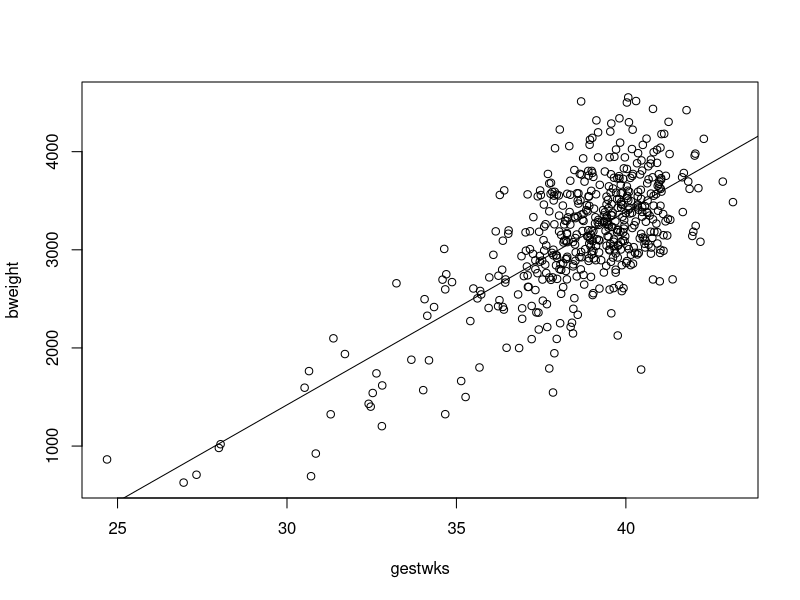
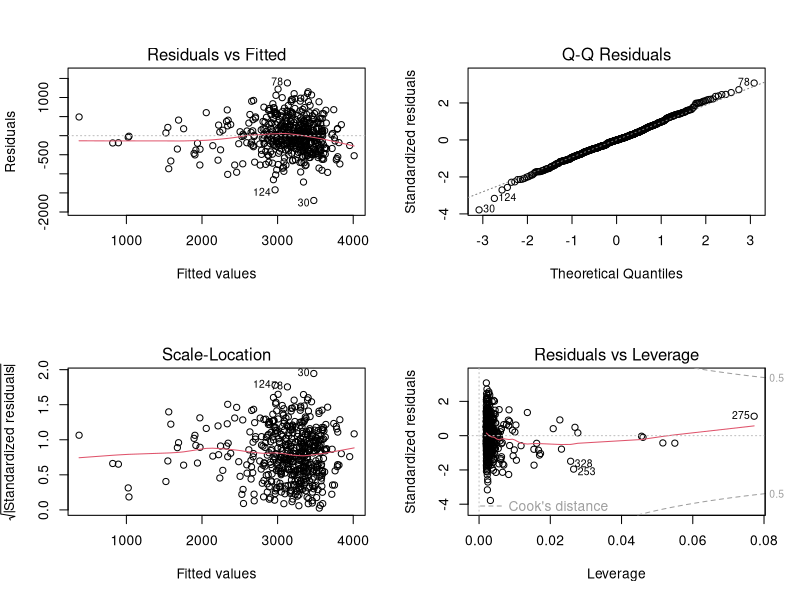
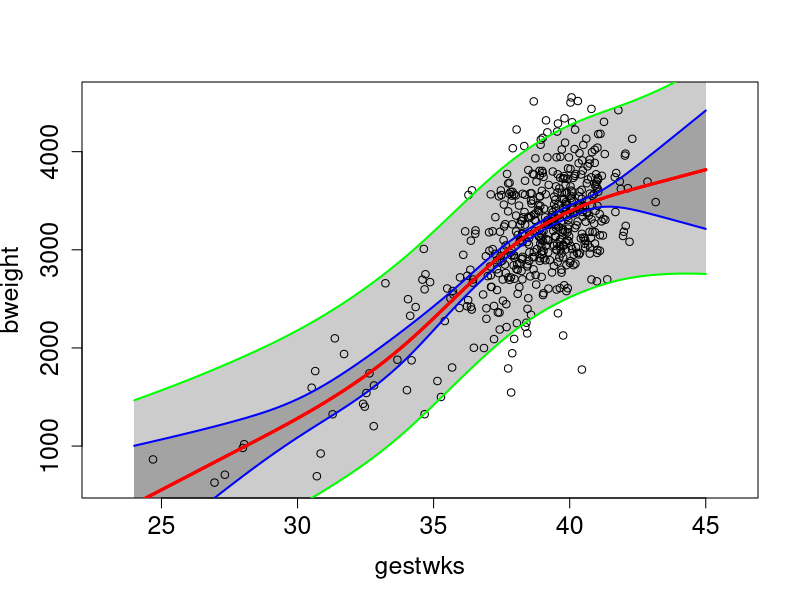
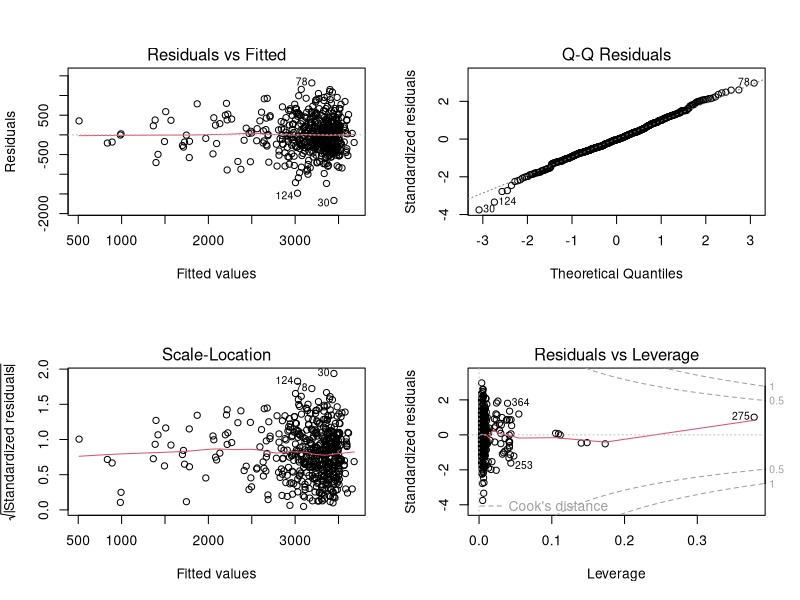
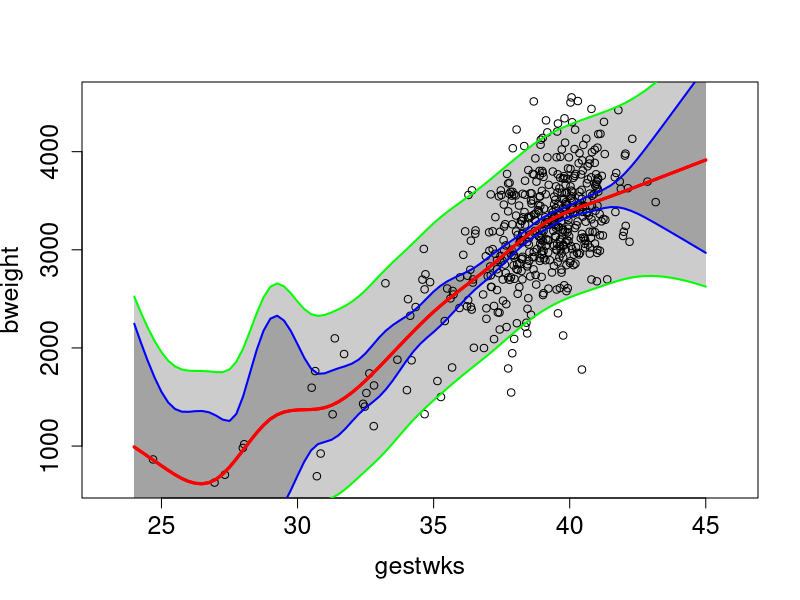
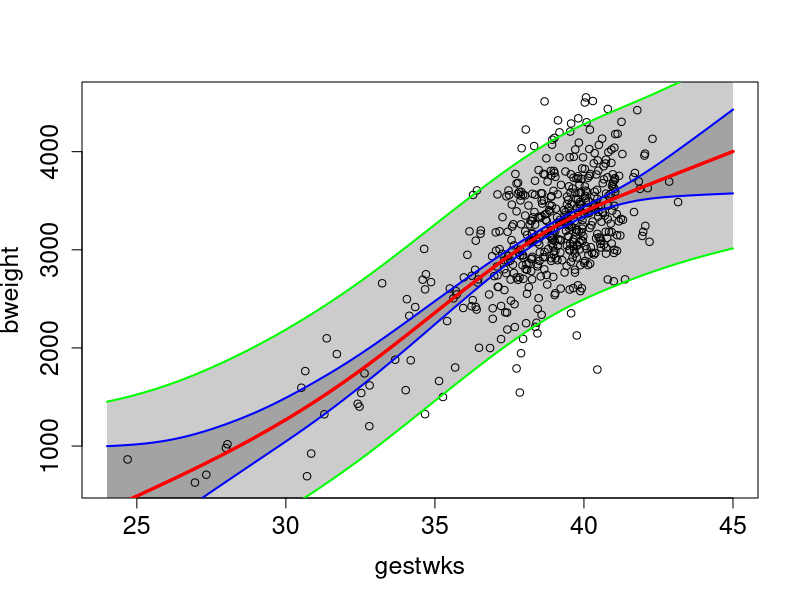
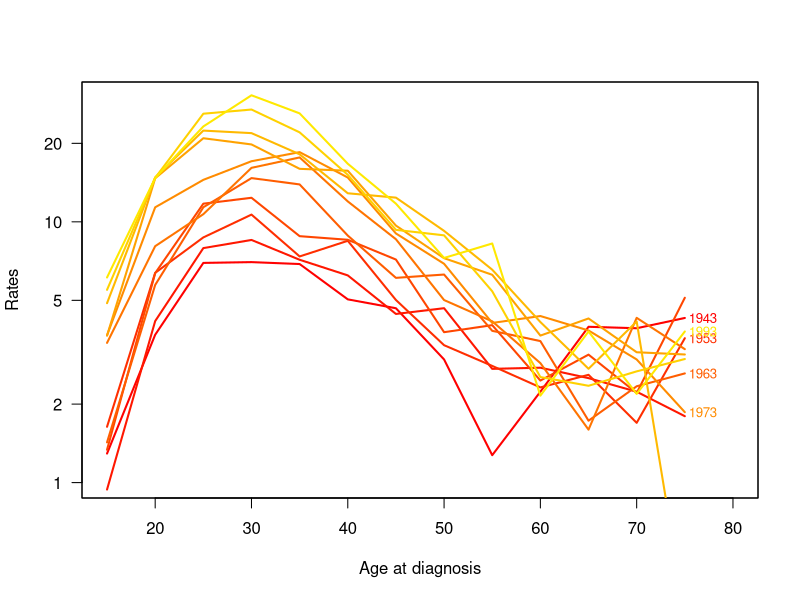
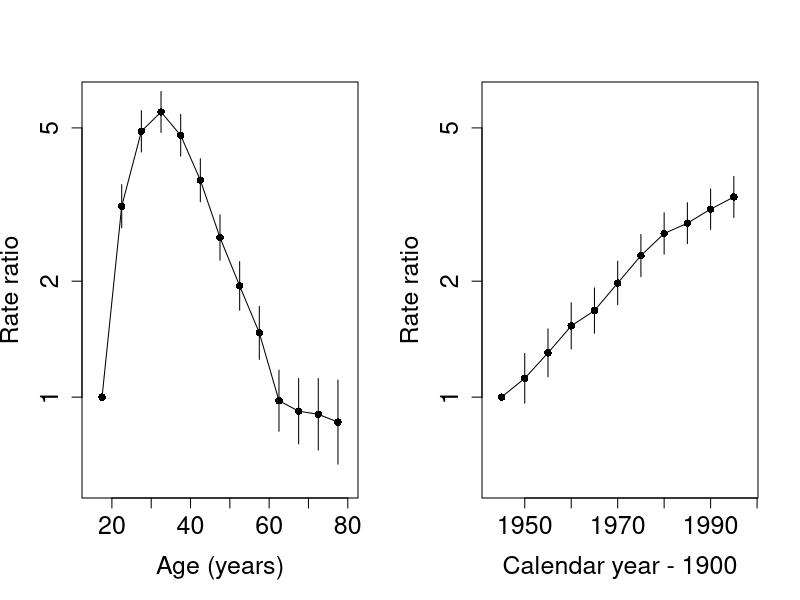

Reproduce these figures in R, in order.
### R code from vignette source '/home/travis/build/SPE-R/SPE/build/cont-eff-s.rnw'

###################################################
### code chunk number 1: cont-eff-s.rnw:3-6
###################################################
options( width=90,
         SweaveHooks=list( fig=function()
         par(mar=c(3,3,1,1),mgp=c(3,1,0)/1.6,las=1,bty="n") ) )


###################################################
### code chunk number 2: data-births
###################################################
library(Epi)
data(births)
par(mfrow=c(1,1))
with(births, plot(gestwks, bweight))
mlin <- lm( bweight ~ gestwks, data = births )
abline( mlin )


###################################################
### code chunk number 3: diag-lin
###################################################
par( mfrow=c(2,2) )
plot( mlin )


###################################################
### code chunk number 4: bweight-gestwks-Ns5
###################################################
library(splines)
mNs5 <- lm( bweight ~ Ns( gestwks, knots = c(28,34,38,40,43)), 
            data = births )
round( ci.exp( mNs5, Exp=FALSE ), 1)


###################################################
### code chunk number 5: plotFitPredInt
###################################################
plotFitPredInt <- function( xval, fit, pred, ...)
{
    matshade( xval, fit,  lwd=2, alpha=0.2)
    matshade( xval, pred, lwd=2, alpha=0.2)
    matlines( xval, fit,  lty=1, lwd=c(3,2,2), col=c("red","blue","blue") )
    matlines( xval, pred, lty=1, lwd=c(3,2,2), col=c("red","green","green") )
}


###################################################
### code chunk number 6: Ns5-pred
###################################################
nd <- data.frame(gestwks = seq(24, 45, by = 0.25) ) 
fit.Ns5 <- predict( mNs5, newdata=nd, interval="conf" )
pred.Ns5 <- predict( mNs5, newdata=nd, interval="pred" )
par(mfrow=c(1,1))
with( births, plot(bweight ~ gestwks, xlim=c(23, 46), 
                   cex.axis=1.5, cex.lab=1.5 ) )
plotFitPredInt(xval=nd$gestwks, fit=fit.Ns5, pred=pred.Ns5)


###################################################
### code chunk number 7: cubic-diag
###################################################
par(mfrow=c(2,2))
plot(mNs5)


###################################################
### code chunk number 8: bweigth-gestwks-Ns10
###################################################
mNs10 <- lm( bweight ~ Ns( gestwks, 
        knots = seq(25, 43, by = 2)), data = births)
round(ci.lin(mNs10)[ , c(1,5,6)], 1)
fit.Ns10 <- predict( mNs10, newdata=nd, interval="conf" )
pred.Ns10 <- predict( mNs10, newdata=nd, interval="pred" )
par(mfrow=c(1,1))
with( births, plot( bweight ~ gestwks, xlim = c(23, 46), 
                    cex.axis= 1.5, cex.lab = 1.5 )  )
plotFitPredInt( nd$gestwks, fit.Ns10, pred.Ns10)


###################################################
### code chunk number 9: bweight-gestwks-mPs
###################################################
library(mgcv)
mPs <- gam( bweight ~ s(gestwks), data = births)		
summary(mPs)	


###################################################
### code chunk number 10: mPs-sig2
###################################################
mPs$sig2
sqrt(mPs$sig2)


###################################################
### code chunk number 11: bweight-gestwks-mPs-plot
###################################################
pr.Ps <- predict( mPs, newdata=nd, se.fit=TRUE )
str(pr.Ps) # with se.fit=TRUE, only two columns: fitted value and its SE
fit.Ps <- cbind(pr.Ps$fit, 
                pr.Ps$fit - 2*pr.Ps$se.fit, 
                pr.Ps$fit + 2*pr.Ps$se.fit)
pred.Ps <- cbind(pr.Ps$fit,  # must add residual variance to se.fit^2
                 pr.Ps$fit - 2*sqrt( pr.Ps$se.fit^2 + mPs$sig2), 
                 pr.Ps$fit + 2*sqrt( pr.Ps$se.fit^2 + mPs$sig2))
par(mfrow=c(1,1))
with(births, plot(bweight ~ gestwks, xlim=c(24, 45), 
                  cex.axis=1.5, cex.lab=1.5) )
plotFitPredInt(nd$gestwks, fit.Ps, pred.Ps)


###################################################
### code chunk number 12: data-input
###################################################
 library( Epi )
   data( testisDK )
    str( testisDK )
summary( testisDK )
   head( testisDK )


###################################################
### code chunk number 13: housekeeping
###################################################
tdk <- subset(testisDK, A > 14 & A < 80)
tdk$Age <- cut(tdk$A, br = 5*(3:16), include.lowest=TRUE, right=FALSE)
   nAge <- length(levels(tdk$Age))
tdk$Per <- cut(tdk$P, br = seq(1943,1998,by=5), 
               include.lowest=TRUE, right=FALSE)
   nPer <- length(levels(tdk$Per))


###################################################
### code chunk number 14: tabulation
###################################################
tab <- stat.table(  index = list(Age, Per),
                 contents = list(D = sum(D), 
                                 Y = sum(Y/1000),
                              rate = ratio(D, Y, 10^5) ),
                  margins = TRUE, 
                     data = tdk ) 
print(tab, digits=c(sum=0, ratio=1))	


###################################################
### code chunk number 15: plot-rates
###################################################
str(tab)
par(mfrow=c(1,1))
rateplot( rates=tab[3, 1:nAge, 1:nPer], which="ap", ylim=c(1,30), 
           age=seq(15, 75, 5), per=seq(1943, 1993, 5), 
           col=heat.colors(16), ann=TRUE )


###################################################
### code chunk number 16: mCat
###################################################
tdk$Y <- tdk$Y/100000
mCat <- glm( cbind(D,Y) ~ Age + Per, 
             family=poisreg(link=log), data= tdk )
round( ci.exp( mCat ), 2)


###################################################
### code chunk number 17: mCat-est
###################################################
aMid <- seq(17.5, 77.5, by = 5)
pMid <- seq(1945, 1995, by = 5)
par(mfrow=c(1,2))
plot( c(15,80), c(0.6, 6), type="n", log="y", 
      cex.lab = 1.5, cex.axis = 1.5, 
   xlab = "Age (years)", ylab = "Rate ratio") 
lines( aMid,  c( 1, ci.exp(mCat)[2:13, 1] ), type = "o", pch = 16 )
segments( aMid[-1],  ci.exp(mCat)[2:13, 2], 
          aMid[-1], ci.exp(mCat)[2:13, 3] ) 
plot( c(1943,1998), c(0.6, 6), type="n", log="y", 
      cex.lab = 1.5, cex.axis = 1.5, 
   xlab = "Calendar year - 1900", ylab = "Rate ratio") 
lines( pMid,c( 1, ci.exp(mCat)[14:23, 1] ), type = 'o', pch = 16 )
segments( pMid[-1],  ci.exp(mCat)[14:23, 2], 
          pMid[-1],  ci.exp(mCat)[14:23, 3] ) 


###################################################
### code chunk number 18: mCat2-new-ref
###################################################
tdk$Per70 <- Relevel(tdk$Per, ref = 6)
mCat2 <- glm( cbind(D,Y) ~ -1 + Age +Per70, 
              family=poisreg(link=log), data= tdk )
round( ci.exp( mCat2 ), 2)


###################################################
### code chunk number 19: mCat2-plot
###################################################
par(mfrow=c(1,2))
plot( c(15,80), c(2, 20), type="n", log="y", cex.lab = 1.5, cex.axis = 1.5, 
   xlab = "Age (years)", ylab = "Incidence rate (per 100000 y)") 
lines( aMid,  c(ci.exp(mCat2)[1:13, 1] ), type = "o", pch = 16) 
plot( c(1943,1998), c(0.4, 2), type="n", log="y", 
      cex.lab = 1.5, cex.axis = 1.5, 
   xlab = "Calendar year", ylab = "Rate ratio") 
lines( pMid, c(ci.exp(mCat2)[14:18, 1], 1, ci.exp(mCat2)[19:23, 1]),  
   type = "o", pch = 16 )
abline(h=1, col="gray")


###################################################
### code chunk number 20: mPen
###################################################
library(mgcv)
mPen <- gam( cbind(D, Y) ~ s(A) + s(P),  
           family = poisreg(link=log), data = tdk)
summary(mPen)					


###################################################
### code chunk number 21: mPen-plot
###################################################
par(mfrow=c(1,2))
plot(mPen, seWithMean=TRUE)


###################################################
### code chunk number 22: mPen-check
###################################################
par(mfrow=c(2,2))
gam.check(mPen)					


###################################################
### code chunk number 23: mPen2
###################################################
mPen2 <- gam( cbind(D,Y) ~ s(A, k=20) + s(P),  
           family = poisreg(link=log), data = tdk)
summary(mPen2)
par(mfrow=c(2,2))
gam.check(mPen2)					


###################################################
### code chunk number 24: mPen2-plot
###################################################
par( mfrow=c(1,2) )
plot( mPen2, seWithMean=TRUE )
abline( v=1968, h=0, lty=3 )


###################################################
### code chunk number 25: mPen2-newplot
###################################################
par( mfrow=c(1,2) )
icpt <- coef(mPen2)[1]  #  estimated intecept
plot( mPen2, seWithMean=TRUE, select=1, rug=FALSE,       
      yaxt="n", ylim= c(log(1),log(20)) - icpt, 
      xlab="Age (y)", ylab="Mean rate (/100000 y)" )
axis(2, at = log( c(1, 2, 5, 10, 20)) - icpt, labels=c(1, 2, 5, 10, 20) )
plot( mPen2, seWithMean=TRUE, select=2, rug=FALSE, 
      yaxt="n", ylim=c( log(0.4), log(2) ), 
      xlab="Calendat year", ylab="Relative rate")
axis(2, at=log( c(0.5, 0.75, 1, 1.5, 2)), labels = c(0.5, 0.75, 1, 1.5, 2))
abline( v=1968, h=0, lty=3 )


###################################################
### code chunk number 26: mNs
###################################################
mNs <- glm( cbind(D,Y) ~ Ns(A, knots = seq(15, 75, 10)) +
                Ns(P, knots = seq(1950, 1990, 10)),
                 family=poisreg, data=tdk )
summary( mNs)


###################################################
### code chunk number 27: cont-eff-s.rnw:491-507
###################################################
summary( mNs )
aa <- 15:79
pp <- 1943:1996
# for the prediction
ndp <- data.frame( A=aa, P=1970, Y=1 )
# for the RR between pp and 1970
ndx <- data.frame( A=50, P=pp  , Y=1 )
ndr <- data.frame( A=50, P=1970, Y=1 )
par(mfrow=c(1,2))
matplot( aa, ci.pred( mNs, ndp ),
          log="y", xlab="Age", ylab="Incidence rate (per 100000 y)",
          type="l", lty=1, lwd=c(3,1,1), col = c("red", "blue",  "blue") )
matplot( pp, ci.exp( mNs, list(ndx,ndr) ),
          log="y", xlab="Year", ylab="Rate ratio",
          type="l", lty=1, lwd=c(3,1,1), col= c("red", "blue",  "blue") )
abline( h=1,v=1970)


###################################################
### code chunk number 28: gamNs
###################################################
par(mfrow=c(1,2))
matplot( ndp$A, ci.pred( mNs, ndp ),
          log="y", xlab="Age", ylab="Incidence rate (per 100000 y)",
          type="l", lty=1, lwd=c(3,1,1), col = c("red", "blue",  "blue") )
matshade( ndp$A, ci.pred( mPen2, ndp ), lwd=2, lty=3 )
matplot( ndx$P, ci.exp( mNs, list(ndx,ndr) ),
          log="y", xlab="Year", ylab="Rate ratio",
          type="l", lty=1, lwd=c(3,1,1), col= c("red", "blue",  "blue") )
matshade( ndx$P, ci.exp( mPen2, list(ndx,ndr) ), lwd=2, lty=3 )
abline( h=1,v=1970)


###################################################
### code chunk number 29: all items
###################################################
 a.kn <- seq(15,75,10)
 p.kn <- seq(50,90,10)
 a.pt <- 15:75
 p.pt <- 45:95
 p.ref <- 70
 na <- length(a.pt)
 np <- length(p.pt)
 As <- Ns( a.pt, knots=a.kn )
 Ps <- Ns( p.pt, knots=p.kn )
 Prp <- Ns( rep(p.ref,np), knots=p.kn )
 Pra <- Ns( rep(p.ref,na), knots=p.kn )
 mAP <- glm( D ~ Ns(A,knots=a.kn) + Ns(P,knots=p.kn),
                 offset=log(Y), family=poisson, data= tdk )
 par( mfrow=c(1,2) )
 matplot( a.pt, ci.exp( mAP, ctr.mat=cbind(1,As,Pra) )*10^5,
          log="y", xlab="Age",
          ylab=paste( "Incidence (/100,000 y) in", p.ref ),
          type="l", lty=1, lwd=c(3,1,1), col="black",
          ylim=c(1,20) )
 matplot( p.pt, ci.exp( mAP, ctr.mat=Ps-Prp, subset="P" ),
          log="y", xlab="Age", ylab="Rate ratio",
          type="l", lty=1, lwd=c(3,1,1), col="black",
          ylim=c(1,20)/4 )
 abline( h=1, v=p.ref )


###################################################
### code chunk number 30: Age-cohort
###################################################
 tdk <- transform( tdk, B = P-A )
 # with( testisDK, hist( rep(B,D), breaks=100, col="black" ) )
 a.kn <- seq(15,75,5)
 b.kn <- seq(00,70,5)
 a.pt <- 10:75
 b.pt <- (-10):70
 b.ref <- 40
 na <- length(a.pt)
 nb <- length(b.pt)
 As <- Ns( a.pt, knots=a.kn )
 Bs <- Ns( b.pt, knots=b.kn )
 Brb <- Ns( rep(b.ref,nb), knots=b.kn )
 Bra <- Ns( rep(b.ref,na), knots=b.kn )
 mAB <- glm( D ~ Ns(A,knots=a.kn) + Ns(B,knots=b.kn),
                 offset=log(Y), family=poisson, data= tdk )
 par( mfrow=c(1,2) )
 matplot( a.pt, ci.exp( mAB, ctr.mat=cbind(1,As,Bra) )*10^5,
          log="y", xlab="Age",
          ylab=paste( "Incidence per 100,000 y, in", b.ref, "birth cohort"),
          type="l", lty=1, lwd=c(3,1,1), col= c("red", "blue",  "blue") ,
          ylim=c(1,20) )
 matplot( b.pt, ci.exp( mAB, ctr.mat=Bs-Brb, subset="B" ),
          log="y", xlab="Age", ylab="Rate ratio",
          type="l", lty=1, lwd=c(3,1,1),  col= c("red", "blue", "blue") ,
          ylim=c(1,20)/4 )
 abline( h=1, v=b.ref )
